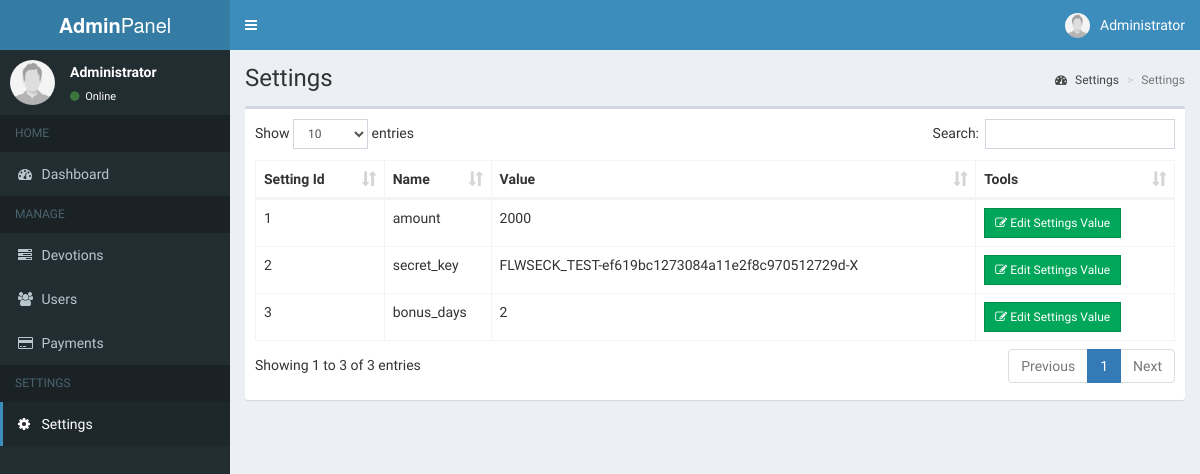
The page /src/AdminPanel/admin/settings.php (signed in) on the database its author committed.
### tables this page shows
CREATE TABLE IF NOT EXISTS `users` (
  `id` int(200) NOT NULL AUTO_INCREMENT,
  `full_name` varchar(200) NOT NULL,
  `phone` varchar(20) NOT NULL,
  `email` varchar(200) NOT NULL,
  `password` varchar(300) NOT NULL,
  `user_type` varchar(10) DEFAULT 'user',
  `photo` varchar(300) NOT NULL,
  `creation_date` timestamp NOT NULL,
  PRIMARY KEY (`id`),
  UNIQUE KEY `phone` (`phone`)
);

CREATE TABLE IF NOT EXISTS `settings` (
  `id` int(11) NOT NULL AUTO_INCREMENT,
  `name` varchar(200) NOT NULL,
  `value` varchar(300) NOT NULL,
  PRIMARY KEY (`id`)
);

### src/AdminPanel/admin/includes/session.php (called while the page is built, shortened)
<?php
	include 'includes/conn.php';
	$sql = "SELECT * FROM users WHERE id = '".$_SESSION['admin']."'";
	$query = $conn->query($sql);
	$user = $query->fetch_assoc();
?>

### src/AdminPanel/admin/settings.php (the view, shortened to what this page needs)
<?php include 'includes/session.php'; ?>
<?php include 'includes/header.php'; ?>
<body class="hold-transition skin-blue sidebar-mini">
<div class="wrapper">
  <?php include 'includes/navbar.php'; ?>
  <?php include 'includes/menubar.php'; ?>
  <div class="content-wrapper">
    <section class="content-header">
      <h1>
        Settings
      </h1>
      <ol class="breadcrumb">
        <li><a href="#"><i class="fa fa-dashboard"></i> Settings</a></li>
        <li class="active">Settings</li>
      </ol>
    </section>
    <section class="content">
      <div class="row">
        <div class="col-xs-12">
          <div class="box">
            <div class="box-body">
              <table id="example1" class="table table-bordered">
                <thead>
                  <th>Setting Id</th>
                  <th>Name</th>
                  <th>Value</th>
                  <th>Tools</th>
                </thead>
                <tbody>
                  <?php
                   $sql = "SELECT *  FROM settings";
                    $query = $conn->query($sql);
                    while($row = $query->fetch_assoc()){
                      echo "
                        <tr>
                        <td class='hidden'></td>
                          <td>".$row['id']."</td>
                          <td>".$row['name']."</td>
                          <td>".$row['value']."</td>
                          <td>
                            <button class='btn btn-success btn-sm edit btn-flat' data-id='".$row['id']."'><i class='fa fa-edit'></i> Edit Settings Value</button>
                          </td>
                        </tr>
                      ";
                    }
                  ?>
                </tbody>
              </table>
            </div>
          </div>
        </div>
      </div>
    </section>
  </div>
</div>
</body>
</html>

### src/AdminPanel/admin/includes/navbar.php (shortened to what this page needs)
<header class="main-header">
  <a href="#" class="logo">
    <span class="logo-lg"><b>Admin</b>Panel</span>
  </a>
  <nav class="navbar navbar-static-top">
    <a href="#" class="sidebar-toggle" data-toggle="push-menu" role="button">
    </a>
    <div class="navbar-custom-menu">
      <ul class="nav navbar-nav">
        <li class="dropdown user user-menu">
          <a href="#" class="dropdown-toggle" data-toggle="dropdown">
            <img src="<?php echo (!empty($user['photo'])) ? '../images/'.$user['photo'] : '../images/profile.jpg'; ?>" class="user-image" alt="User Image">
            <span class="hidden-xs"><?php echo $user['full_name']; ?></span>
          </a>
        </li>
      </ul>
    </div>
  </nav>
</header>

### src/AdminPanel/admin/includes/menubar.php
<aside class="main-sidebar">
  <section class="sidebar">
    <div class="user-panel">
      <div class="pull-left image">
        <img src="<?php echo (!empty($user['photo'])) ? '../images/'.$user['photo'] : '../images/profile.jpg'; ?>" class="img-circle" alt="User Image">
      </div>
      <div class="pull-left info">
        <p><?php echo $user['full_name']; ?></p>
        <a><i class="fa fa-circle text-success"></i> Online</a>
      </div>
    </div>
    <ul class="sidebar-menu" data-widget="tree">
      <li class="header">HOME</li>
      <li class=""><a href="home.php"><i class="fa fa-dashboard"></i> <span>Dashboard</span></a></li>
      <li class="header">MANAGE</li>
      <li class=""><a href="devotions.php"><i class="fa fa-tasks"></i> <span>Devotions</span></a></li>
      <li class=""><a href="users.php"><i class="fa fa-users"></i> <span>Users</span></a></li>
      <li class=""><a href="payments.php"><i class="fa fa-credit-card"></i> <span>Payments</span></a></li>
      <li class="header">SETTINGS</li>
      <li class=""><a href="settings.php"><i class="fa fa-cog"></i> <span>Settings</span></a></li>
    </ul>
  </section>
</aside>

### rows shown on the page
users: full_name "Administrator"
settings: id "1", name "amount", value "2000"
settings: id "2", name "secret_key", value "FLWSECK_TEST-ef619bc1273084a11e2f8c970512729d-X"
settings: id "3", name "bonus_days", value "2"
